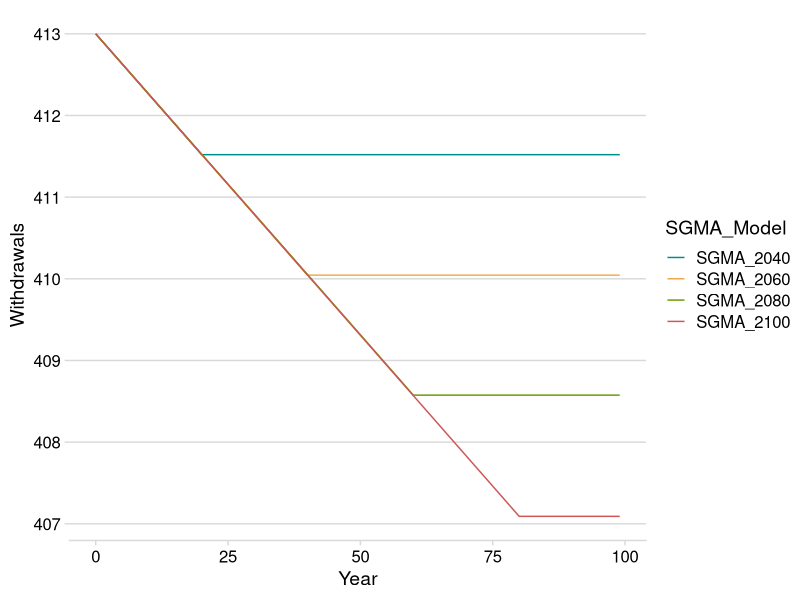

This figure's R source:
## ---- chunk 1
knitr::opts_chunk$set(echo = TRUE)
## ---- chunk 2
library(tidyverse)
library(cowplot)

## ---- chunk 3

SGMA_heights <- read_csv("Data/height.csv")

## ---- chunk 4
# plot

sgma_h_plot <- SGMA_heights %>% 
  gather(key = 'SGMA_Model', value = 'Withdrawals', SGMA_2040, SGMA_2060,  SGMA_2080, SGMA_2100) %>% 
  ggplot(aes(x = Year, y = Withdrawals)) +
  geom_line(aes(color = SGMA_Model)) +
  scale_color_manual(values = c('cyan4', "#F1A94E", "#669900", 'indianred3')) +
  theme_minimal_hgrid() 


